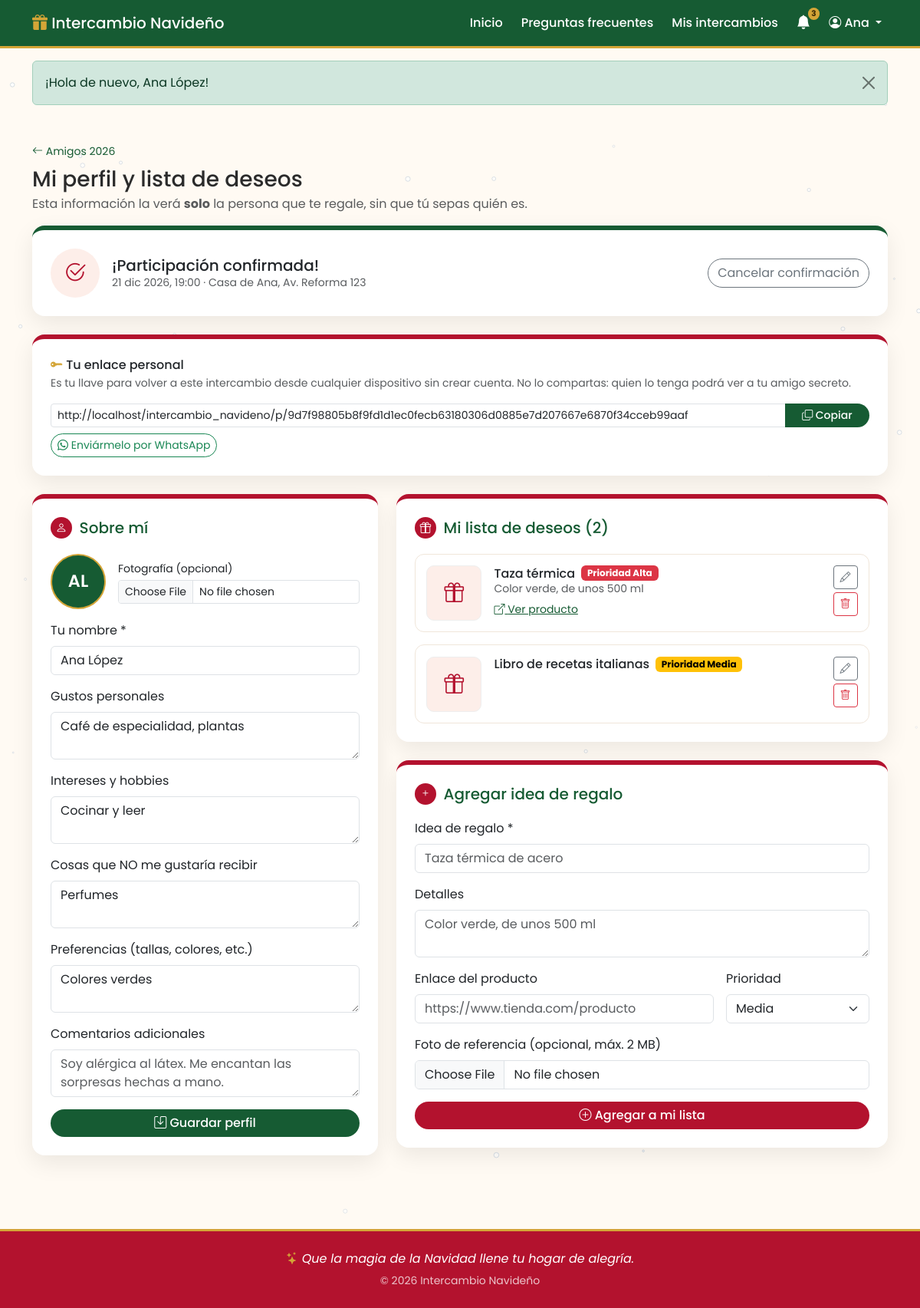
Page /intercambios/1/perfil (signed in) on the committed database.
### tables this page shows
CREATE TABLE participantes (
    id              INT UNSIGNED AUTO_INCREMENT PRIMARY KEY,
    intercambio_id  INT UNSIGNED NOT NULL,
    usuario_id      INT UNSIGNED NULL,            
    nombre          VARCHAR(120) NOT NULL,
    email           VARCHAR(150) NULL,
    foto            VARCHAR(255) NULL,            
    token           CHAR(64)     NOT NULL,        
    gustos          TEXT         NULL,    
    intereses       TEXT         NULL,    
    no_le_gusta     TEXT         NULL,    
    preferencias    TEXT         NULL,    
    comentarios     TEXT         NULL,    
    confirmado      TINYINT(1)   NOT NULL DEFAULT 0,   
    creado_en       DATETIME     NOT NULL DEFAULT CURRENT_TIMESTAMP,
    UNIQUE KEY uq_participante (intercambio_id, usuario_id),  
    UNIQUE KEY uq_participante_token (token),
    CONSTRAINT fk_part_intercambio FOREIGN KEY (intercambio_id)
        REFERENCES intercambios(id) ON DELETE CASCADE,
    CONSTRAINT fk_part_usuario FOREIGN KEY (usuario_id)
        REFERENCES usuarios(id) ON DELETE CASCADE
);

CREATE TABLE intercambios (
    id                 INT UNSIGNED AUTO_INCREMENT PRIMARY KEY,
    admin_id           INT UNSIGNED  NOT NULL,
    nombre             VARCHAR(120)  NOT NULL,
    descripcion        TEXT          NULL,
    fecha_evento       DATETIME      NOT NULL,
    fecha_limite       DATETIME      NOT NULL,        
    presupuesto_min    DECIMAL(10,2) NOT NULL DEFAULT 0,
    presupuesto_max    DECIMAL(10,2) NOT NULL DEFAULT 0,
    lugar              VARCHAR(200)  NULL,
    reglas             TEXT          NULL,
    codigo_acceso      VARCHAR(12)   NOT NULL,        
    estado             ENUM('abierto','cerrado','sorteado','revelado') NOT NULL DEFAULT 'abierto',
    sorteado_en        DATETIME      NULL,
    revelado_en        DATETIME      NULL,
    creado_en          DATETIME      NOT NULL DEFAULT CURRENT_TIMESTAMP,
    UNIQUE KEY uq_intercambios_codigo (codigo_acceso),
    CONSTRAINT fk_intercambios_admin FOREIGN KEY (admin_id)
        REFERENCES usuarios(id) ON DELETE CASCADE
);

CREATE TABLE deseos (
    id               INT UNSIGNED AUTO_INCREMENT PRIMARY KEY,
    participante_id  INT UNSIGNED NOT NULL,
    titulo           VARCHAR(150) NOT NULL,
    descripcion      TEXT         NULL,
    enlace           VARCHAR(500) NULL,    
    imagen           VARCHAR(255) NULL,    
    prioridad        TINYINT      NOT NULL DEFAULT 2,   
    creado_en        DATETIME     NOT NULL DEFAULT CURRENT_TIMESTAMP,
    CONSTRAINT fk_deseos_part FOREIGN KEY (participante_id)
        REFERENCES participantes(id) ON DELETE CASCADE
);

### app/views/participante/perfil.php (the view, shortened to what the rows shown need)
<?php
$prioridades = [1 => ['Alta', 'danger'], 2 => ['Media', 'warning'], 3 => ['Baja', 'secondary']];
$puedeConfirmar = !in_array($i['estado'], ['sorteado', 'revelado'], true);
?>
<section class="container my-5">
    <a href="<?= url('intercambios/' . (int)$i['id']) ?>" class="small text-decoration-none text-pino">
        <i class="bi bi-arrow-left"></i> <?= e($i['nombre']) ?>
    </a>
    <h1 class="h3 mt-2 mb-1">Mi perfil y lista de deseos</h1>
    <p class="text-muted">Esta información la verá <strong>solo</strong> la persona que te regale, sin que tú sepas quién es.</p>
    <div class="card tarjeta-intercambio tarjeta-form mb-4 <?= $p['confirmado'] ? 'tarjeta-confirmada' : '' ?>">
        <div class="card-body p-4 d-flex flex-wrap align-items-center justify-content-between gap-3">
            <div class="d-flex align-items-center gap-3">
                <div class="icono-form flex-shrink-0">
                    <i class="bi <?= $p['confirmado'] ? 'bi-check2-circle' : 'bi-question-circle' ?>"></i>
                </div>
                <div>
                    <h2 class="h5 mb-0"><?= $p['confirmado'] ? '¡Participación confirmada!' : '¿Asistirás al intercambio?' ?></h2>
                    <p class="small text-muted mb-0"><?= e(fecha_hora($i['fecha_evento'])) ?> · <?= e($i['lugar'] ?: 'Lugar por definir') ?></p>
                </div>
            </div>
            <?php if ($puedeConfirmar): ?>
                <form method="post" action="<?= url('intercambios/' . (int)$i['id'] . '/confirmar') ?>">
                    <?php if ($p['confirmado']): ?>
                        <button class="btn btn-outline-secondary rounded-pill">Cancelar confirmación</button>
                    <?php else: ?>
                        <button class="btn btn-navidad"><i class="bi bi-check2"></i> Confirmar participación</button>
                    <?php endif; ?>
                </form>
            <?php endif; ?>
        </div>
    </div>
    <?php $participante = $p; require RUTA_VISTAS . '/participante/_enlace-personal.php'; ?>
    <div class="row g-4">
        <div class="col-lg-5">
            <form method="post" action="<?= url('intercambios/' . (int)$i['id'] . '/perfil') ?>"
                  enctype="multipart/form-data" class="needs-validation card tarjeta-intercambio tarjeta-form" novalidate>
                <div class="card-body p-4">
                    <h2 class="h5 seccion-form"><span><i class="bi bi-person"></i></span> Sobre mí</h2>
                    <div class="d-flex align-items-center gap-3 mb-3">
                        <?php if ($p['foto']): ?>
                            <img src="<?= url('uploads/' . e($p['foto'])) ?>" alt="Tu foto" class="avatar avatar-lg" id="vista-foto">
                        <?php else: ?>
                            <span class="avatar avatar-lg" id="vista-foto-iniciales"><?= e(iniciales($p['nombre'])) ?></span>
                        <?php endif; ?>
                        <div class="flex-grow-1">
                            <label for="foto" class="form-label small mb-1">Fotografía (opcional)</label>
                            <input type="file" class="form-control form-control-sm<?= clase_error('foto') ?>" id="foto" name="foto"
                                   accept="image/jpeg,image/png,image/gif,image/webp" data-preview="vista-foto" data-max-mb="2">
                        </div>
                    </div>
                    <div class="mb-3">
                        <label for="nombre" class="form-label">Tu nombre *</label>
                        <input type="text" class="form-control<?= clase_error('nombre') ?>" id="nombre" name="nombre"
                               value="<?= old('nombre') !== '' ? old('nombre') : e($p['nombre']) ?>" required minlength="2" maxlength="120">
                    </div>
                    <?php
                    $campos = [
                        ['gustos', 'Gustos personales', 'Café, novelas de misterio, plantas, colores pastel…'],
                        ['intereses', 'Intereses y hobbies', 'Cocinar, correr, videojuegos, fotografía…'],
                        ['no_le_gusta', 'Cosas que NO me gustaría recibir', 'Perfumes, ropa, dulces con nuez…'],
                        ['preferencias', 'Preferencias (tallas, colores, etc.)', 'Talla M, calzado 24, prefiero tonos verdes…'],
                        ['comentarios', 'Comentarios adicionales', 'Soy alérgica al látex. Me encantan las sorpresas hechas a mano.'],
                    ];
                    foreach ($campos as list($campo, $etiqueta, $ejemplo)):
                        $valor = old($campo) !== '' ? old($campo) : e($p[$campo]);
                    ?>
                        <div class="mb-3">
                            <label for="<?= $campo ?>" class="form-label"><?= e($etiqueta) ?></label>
                            <textarea class="form-control<?= clase_error($campo) ?>" id="<?= $campo ?>" name="<?= $campo ?>"
                                      rows="2" maxlength="1000" placeholder="<?= e($ejemplo) ?>"><?= $valor ?></textarea>
                        </div>
                    <?php endforeach; ?>
                    <button type="submit" class="btn btn-pino w-100"><i class="bi bi-save"></i> Guardar perfil</button>
                </div>
            </form>
        </div>
        <div class="col-lg-7">
            <div class="card tarjeta-intercambio tarjeta-form mb-4" id="lista-deseos">
                <div class="card-body p-4">
                    <h2 class="h5 seccion-form"><span><i class="bi bi-gift"></i></span> Mi lista de deseos (<?= count($deseos) ?>)</h2>
                    <?php if (!$deseos): ?>
                        <p class="text-muted mb-0">Agrega tu primera idea de regalo. Entre más pistas des, ¡mejor regalo recibirás!</p>
                    <?php else: ?>
                        <div class="d-grid gap-3">
                            <?php foreach ($deseos as $d): list($pTexto, $pColor) = $prioridades[(int)$d['prioridad']]; ?>
                                <div class="deseo">
                                    <?php if ($d['imagen']): ?>
                                        <img src="<?= url('uploads/' . e($d['imagen'])) ?>" alt="" class="deseo-img">
                                    <?php else: ?>
                                        <div class="deseo-img deseo-img-vacia"><i class="bi bi-gift"></i></div>
                                    <?php endif; ?>
                                    <div class="flex-grow-1 min-w-0">
                                        <div class="d-flex flex-wrap align-items-center gap-2">
                                            <h3 class="h6 mb-0"><?= e($d['titulo']) ?></h3>
                                            <span class="badge text-bg-<?= $pColor ?>">Prioridad <?= $pTexto ?></span>
                                        </div>
                                        <?php if ($d['descripcion']): ?>
                                            <p class="small text-muted mb-1"><?= nl2br(e($d['descripcion'])) ?></p>
                                        <?php endif; ?>
                                        <?php if ($d['enlace']): ?>
                                            <a href="<?= e($d['enlace']) ?>" target="_blank" rel="noopener noreferrer nofollow"
                                               class="small text-pino text-break"><i class="bi bi-box-arrow-up-right"></i> Ver producto</a>
                                        <?php endif; ?>
                                    </div>
                                    <div class="d-flex flex-column gap-1">
                                        <a href="<?= url('deseos/' . (int)$d['id'] . '/editar') ?>" class="btn btn-sm btn-outline-secondary"
                                           aria-label="Editar"><i class="bi bi-pencil"></i></a>
                                        <form method="post" action="<?= url('deseos/' . (int)$d['id'] . '/eliminar') ?>"
                                              data-confirmar="¿Eliminar «<?= e($d['titulo']) ?>» de tu lista?">
                                            <button class="btn btn-sm btn-outline-danger" aria-label="Eliminar"><i class="bi bi-trash"></i></button>
                                        </form>
                                    </div>
                                </div>
                            <?php endforeach; ?>
                        </div>
                    <?php endif; ?>
                </div>
            </div>
            <form method="post" action="<?= url('intercambios/' . (int)$i['id'] . '/deseos') ?>" enctype="multipart/form-data"
                  class="needs-validation card tarjeta-intercambio tarjeta-form" id="nuevo-deseo" novalidate>
                <div class="card-body p-4">
                    <h2 class="h5 seccion-form"><span><i class="bi bi-plus"></i></span> Agregar idea de regalo</h2>
                    <?php require RUTA_VISTAS . '/participante/_campos-deseo.php'; ?>
                    <button type="submit" class="btn btn-navidad w-100"><i class="bi bi-plus-circle"></i> Agregar a mi lista</button>
                </div>
            </form>
        </div>
    </div>
</section>

### app/core/Router.php (shortened to what the rows shown need)
<?php
class Router
{
    private $rutas = ['GET' => [], 'POST' => []];
    public function get(string $patron, string $accion): void
    {
        $this->rutas['GET'][$patron] = $accion;
    }
    public function post(string $patron, string $accion): void
    {
        $this->rutas['POST'][$patron] = $accion;
    }
    public function despachar(string $metodo, string $uri): void
    {
        $ruta = parse_url($uri, PHP_URL_PATH);
        if (strpos($ruta, BASE_URL) === 0) {
            $ruta = substr($ruta, strlen(BASE_URL));
        }
        $ruta = '/' . trim($ruta, '/');
        foreach ($this->rutas[$metodo] ?? [] as $patron => $accion) {
            $regex = '#^' . preg_replace('#\{[a-zA-Z_]+\}#', '([a-zA-Z0-9_-]+)', $patron) . '$#';
            if (preg_match($regex, $ruta, $coincidencias)) {
                array_shift($coincidencias);
                [$controlador, $funcion] = explode('@', $accion);
                $objeto = new $controlador();
                $objeto->$funcion(...$coincidencias);
                return;
            }
        }
        require_once RUTA_APP . '/core/Controller.php';
    }
}

### app/views/layouts/main.php (shortened to what the rows shown need)
<!DOCTYPE html>
<html lang="es">
<head>
    <link href="https://cdn.jsdelivr.net/npm/bootstrap@5.3.3/dist/css/bootstrap.min.css" rel="stylesheet">
    <link href="https://cdn.jsdelivr.net/npm/bootstrap-icons@1.11.3/font/bootstrap-icons.min.css" rel="stylesheet">
    <link href="<?= asset('css/estilos.css') ?>" rel="stylesheet">
</head>
<body>
<nav class="navbar navbar-expand-lg navbar-navidad sticky-top">
    <div class="container">
        <a class="navbar-brand" href="<?= url('/') ?>">
            <i class="bi bi-gift-fill text-dorado"></i> <?= e(APP_NOMBRE) ?>
        </a>
        <div class="collapse navbar-collapse" id="menu">
            <ul class="navbar-nav ms-auto align-items-lg-center gap-lg-2">
                <li class="nav-item"><a class="nav-link" href="<?= url('/') ?>">Inicio</a></li>
                <li class="nav-item"><a class="nav-link" href="<?= url('faq') ?>">Preguntas frecuentes</a></li>
                <?php if (Auth::check()):
                    $yo = Auth::usuario();
                    $notifModelo = new Notificacion();
                    $noLeidas = $notifModelo->contarNoLeidas(Auth::id());
                ?>
                    <li class="nav-item"><a class="nav-link" href="<?= url('mis-intercambios') ?>">Mis intercambios</a></li>
                    <li class="nav-item dropdown">
                        <a class="nav-link position-relative campanita" href="#" role="button" data-bs-toggle="dropdown"
                           aria-expanded="false" aria-label="Notificaciones<?= $noLeidas ? " ($noLeidas sin leer)" : '' ?>">
                            <i class="bi bi-bell<?= $noLeidas ? '-fill' : '' ?>"></i>
                            <?php if ($noLeidas): ?>
                                <span class="badge rounded-pill bg-dorado contador-notif"><?= $noLeidas > 9 ? '9+' : $noLeidas ?></span>
                            <?php endif; ?>
                        </a>
                    </li>
                    <li class="nav-item dropdown">
                        <a class="nav-link dropdown-toggle" href="#" role="button" data-bs-toggle="dropdown" aria-expanded="false">
                            <i class="bi bi-person-circle"></i> <?= e(explode(' ', $yo['nombre'])[0]) ?>
                        </a>
                    </li>
                <?php else: ?>
                    <li class="nav-item"><a class="nav-link" href="<?= url('login') ?>">Iniciar sesión</a></li>
                    <li class="nav-item"><a class="btn btn-sm btn-dorado" href="<?= url('registro') ?>">Crear cuenta</a></li>
                <?php endif; ?>
            </ul>
        </div>
    </div>
</nav>
<main class="contenido-principal">
    <div class="container mt-3">
        <?php foreach (flash() as $f): ?>
            <div class="alert alert-<?= $f['tipo'] === 'error' ? 'danger' : e($f['tipo']) ?> alert-dismissible fade show" role="alert">
                <?= e($f['mensaje']) ?>
                <button type="button" class="btn-close" data-bs-dismiss="alert" aria-label="Cerrar"></button>
            </div>
        <?php endforeach; ?>
    </div>
    <?= $contenido ?>
</main>
<footer class="pie-navidad mt-5">
    <div class="container text-center py-4">
        <p class="mb-1 mensaje-navideno"><i class="bi bi-stars text-dorado"></i> <?= e(mensaje_navideno()) ?></p>
        <small class="opacity-75">&copy; <?= date('Y') ?> <?= e(APP_NOMBRE) ?></small>
    </div>
</footer>
</body>
</html>

### rows in the picture
participantes: nombre "Ana", confirmado 1 (drawn), nombre "AL", nombre "Ana López", gustos "Café de especialidad, plantas", intereses "Cocinar y leer", no_le_gusta "Perfumes", preferencias "Colores verdes"
intercambios: nombre "Amigos 2026", fecha_evento "21 dic 2026, 19:00", lugar "Casa de Ana, Av. Reforma 123"
deseos: titulo "Taza térmica", pTexto "Alta", descripcion "Color verde, de unos 500 ml"
deseos: titulo "Libro de recetas italianas", pTexto "Media"

### other values in the picture
$noLeidas "3"
$f['mensaje'] "¡Hola de nuevo, Ana López!"
$etiqueta "Gustos personales"
$etiqueta "Intereses y hobbies"
$etiqueta "Cosas que NO me gustaría recibir"
$etiqueta "Preferencias (tallas, colores, etc.)"
$etiqueta "Comentarios adicionales"
